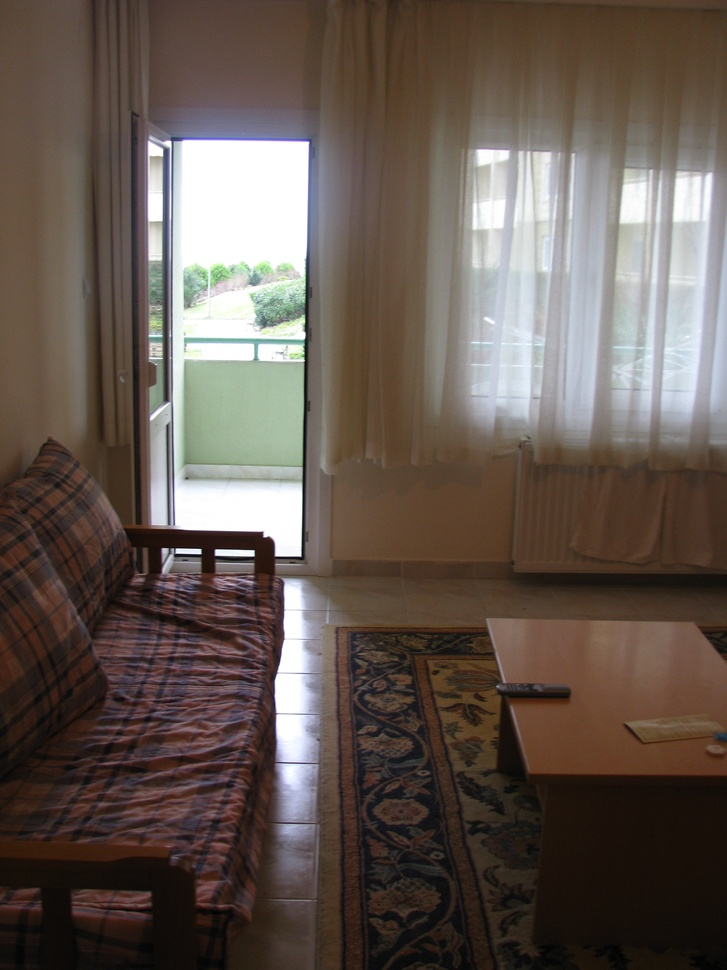
%> input picture Solution4/oda.JPG, 727 x 970 px, shrunk from 2448 x 3264 before the run
$ octave ImageHistogramProcessing.m   (GNU Octave 9; MATLAB toolbox functions it lacks are replaced by stand-ins)
%> lines starting %> are read from the running program, lines starting %| are printed output that depends on the picture
clc;
clear all;
close all;

image = imread('oda.jpg');
%> image is the input picture: size 970x727x3 uint8; mean R, G, B 100.2, 88.3, 80.6
image_gray = rgb2gray(image);
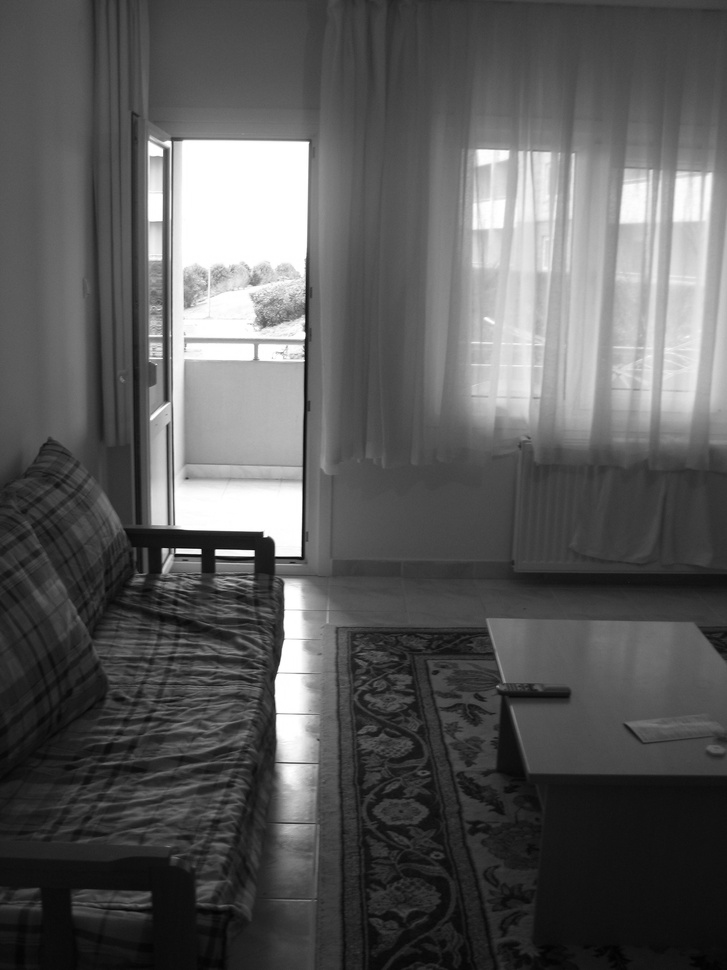
%> image_gray: size 970x727 uint8; min 1, max 255, mean 91
image_histogram = histeq(image_gray);
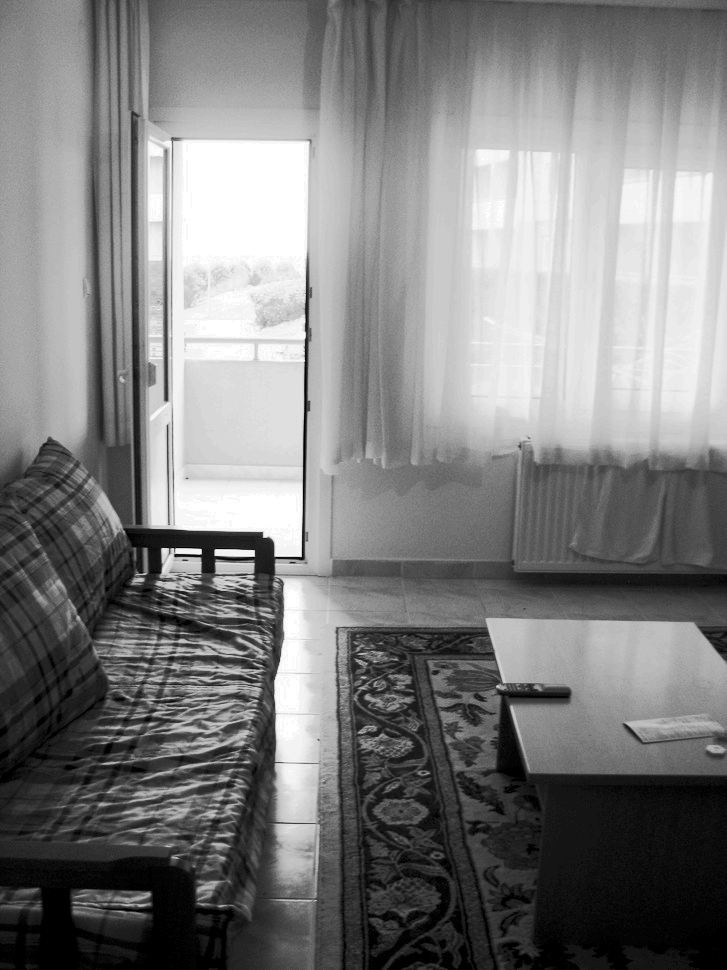
%> image_histogram: size 970x727 uint8; min 0, max 255, mean 126.4
image_adapthisteq = adapthisteq(image_gray);
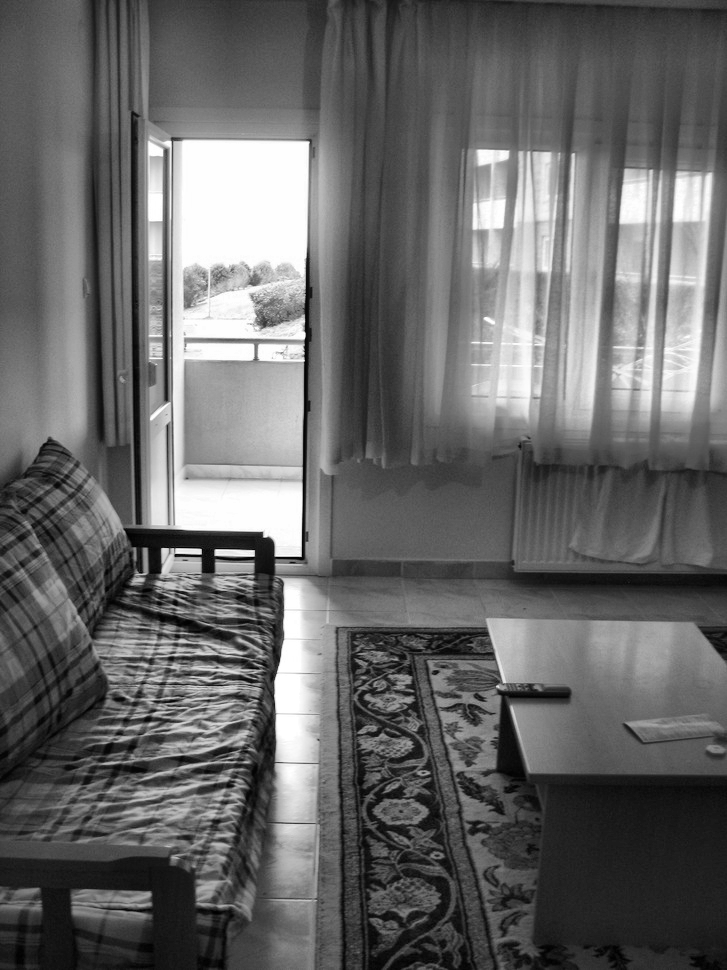
%> image_adapthisteq: size 970x727 uint8; min 0, max 255, mean 103.3

subplot(2,4,1), imshow(image), title('orjinal imaj');
subplot(2,4,3), imshow(image_gray), title('imaj gray');
subplot(2,4,4), imhist(image_gray);,title('imaj gray - histogram');
subplot(2,4,5), imshow(image_histogram), title('esitlenmis');
subplot(2,4,6), imhist(image_histogram);,title('esitlenmis - histogram');
subplot(2,4,7), imshow(image_adapthisteq), title('kontrast sinirli');
subplot(2,4,8), imhist(image_adapthisteq);,title('kontrast sinirli - histogram');
%> after `title('kontrast sinirli - histogram')`:
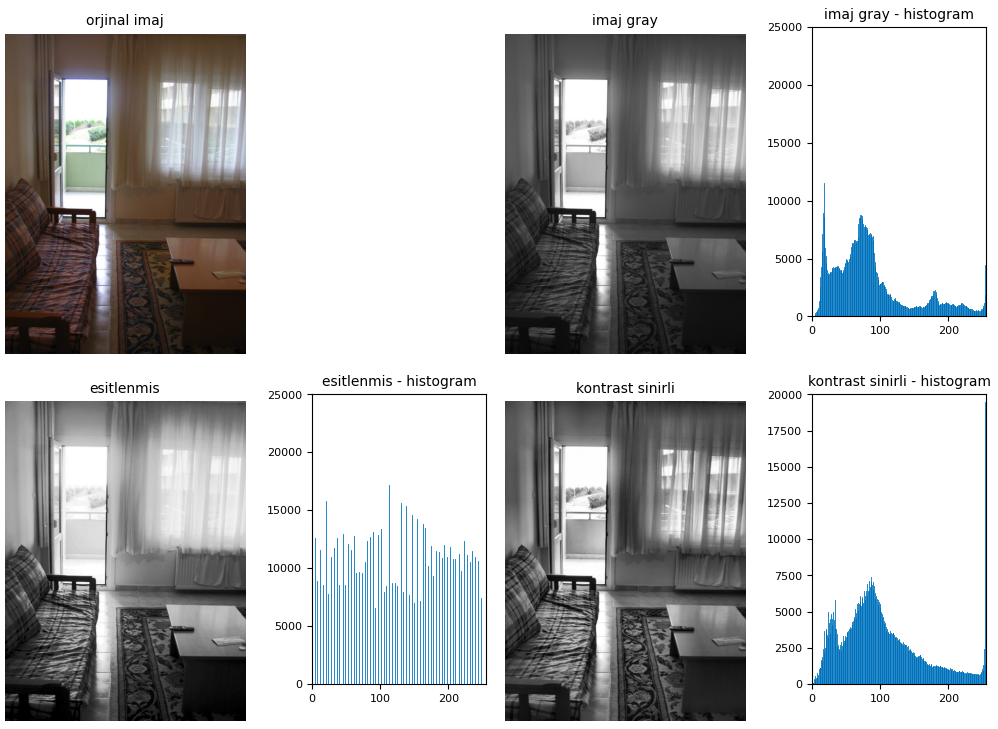
%> figure redrawn from the program's plot data, 7 panels
